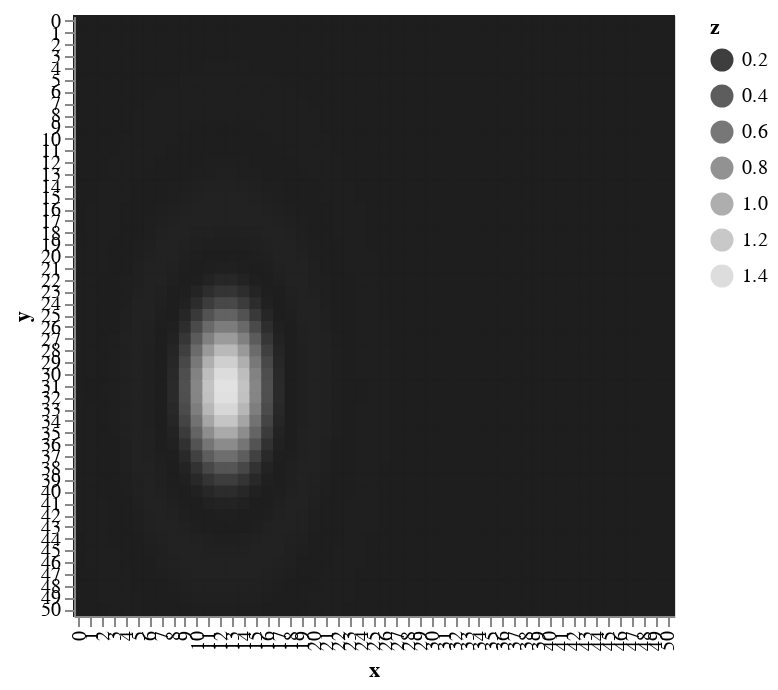
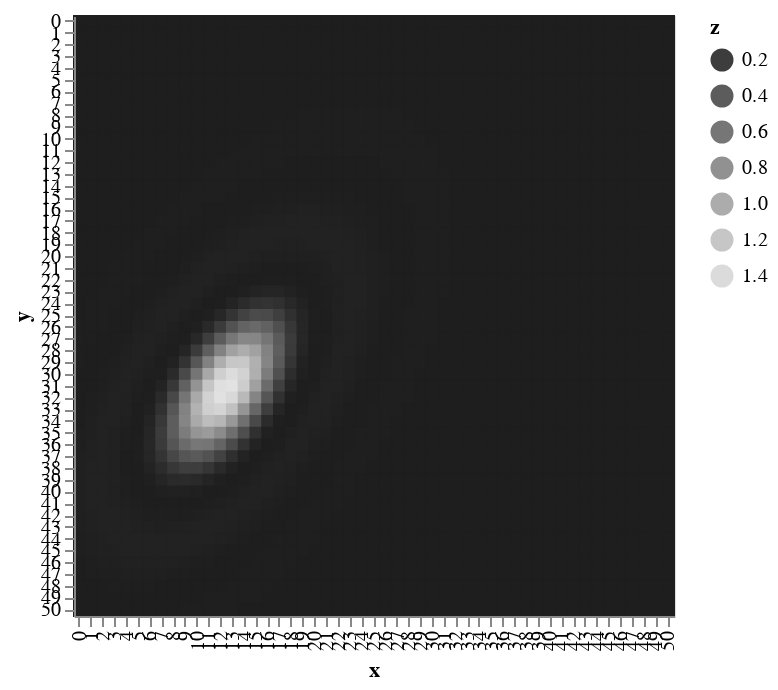
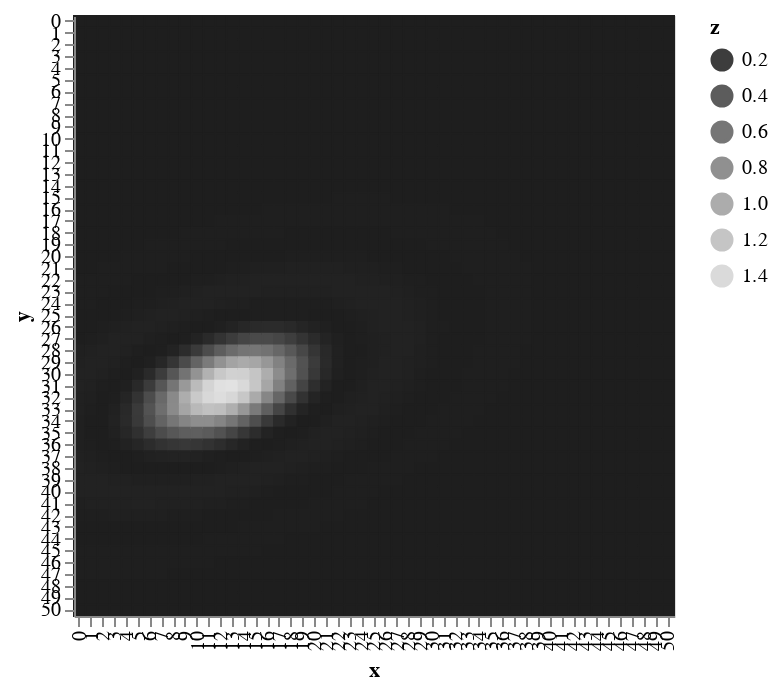
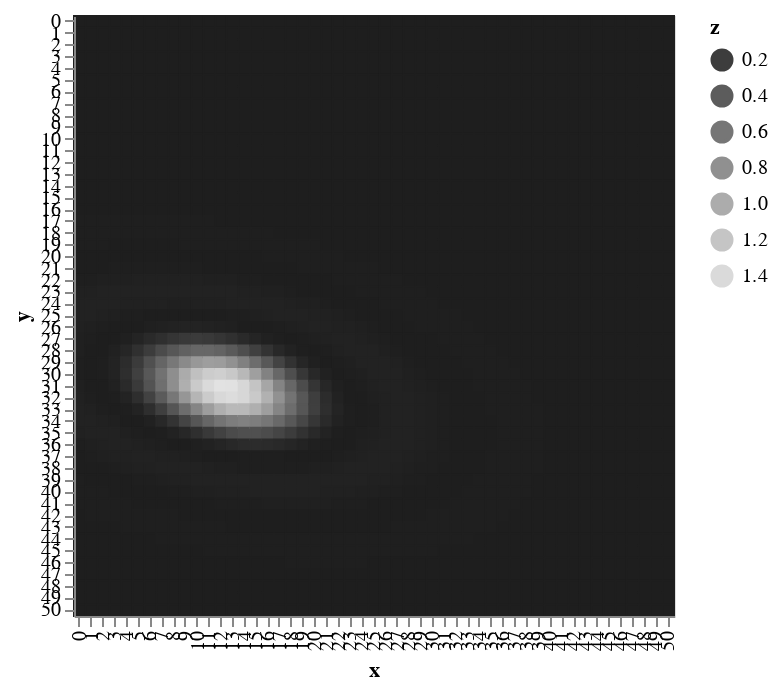

These figures' notebook cell, in order:
### Markdown cell above
Now an example of using the function to create images of an elliptical particle through a range of orientations.

### Code cell
for elip_d in np.arange(0,np.pi,0.6):
    R=particle_bessel_response(51,(-0.5,0.25),p_r= 1.5, intensities=[1.5] ,orders=[1], elip_d=elip_d, ellipticity=2)
    display(show_arr(R,log_scale=False,cmap='greys_r',figsize=(6,6)))

### Figure 1 — Vega-Lite specification as saved in the notebook (floating-point values rounded to 4 significant figures; data arrays with more than 128 entries replaced by an {"elided": "..."} marker saying what was removed)
{"config": {"view": {"continuousWidth": 400, "continuousHeight": 300}}, "data": {"name": "data-b2feb9b9e64a108ebb322fbe8445410e"}, "mark": "rect", "encoding": {"fill": {"type": "quantitative", "field": "z", "scale": {"domain": [7.407e-12, 1.456], "scheme": "greys"}, "sort": "descending"}, "stroke": {"type": "quantitative", "field": "z", "scale": {"domain": [7.407e-12, 1.456], "scheme": "greys"}, "sort": "descending"}, "tooltip": [{"type": "ordinal", "field": "x", "title": "x"}, {"type": "ordinal", "field": "y", "title": "y"}, {"type": "quantitative", "field": "z", "title": "z"}], "x": {"type": "ordinal", "field": "x"}, "y": {"type": "ordinal", "field": "y"}}, "height": 300, "selection": {"selector005": {"type": "interval", "bind": "scales", "encodings": ["x", "y"]}}, "title": "", "width": 300, "$schema": "https://vega.github.io/schema/vega-lite/v4.8.1.json", "datasets": {"data-b2feb9b9e64a108ebb322fbe8445410e": {"elided": "2601 records"}}}

### Figure 2 — Vega-Lite specification as saved in the notebook (floating-point values rounded to 4 significant figures; data arrays with more than 128 entries replaced by an {"elided": "..."} marker saying what was removed)
{"config": {"view": {"continuousWidth": 400, "continuousHeight": 300}}, "data": {"name": "data-34b7bb64da4fc993c0016e83e9e30a0f"}, "mark": "rect", "encoding": {"fill": {"type": "quantitative", "field": "z", "scale": {"domain": [7.636e-10, 1.478], "scheme": "greys"}, "sort": "descending"}, "stroke": {"type": "quantitative", "field": "z", "scale": {"domain": [7.636e-10, 1.478], "scheme": "greys"}, "sort": "descending"}, "tooltip": [{"type": "ordinal", "field": "x", "title": "x"}, {"type": "ordinal", "field": "y", "title": "y"}, {"type": "quantitative", "field": "z", "title": "z"}], "x": {"type": "ordinal", "field": "x"}, "y": {"type": "ordinal", "field": "y"}}, "height": 300, "selection": {"selector006": {"type": "interval", "bind": "scales", "encodings": ["x", "y"]}}, "title": "", "width": 300, "$schema": "https://vega.github.io/schema/vega-lite/v4.8.1.json", "datasets": {"data-34b7bb64da4fc993c0016e83e9e30a0f": {"elided": "2601 records"}}}

### Figure 3 — Vega-Lite specification as saved in the notebook (floating-point values rounded to 4 significant figures; data arrays with more than 128 entries replaced by an {"elided": "..."} marker saying what was removed)
{"config": {"view": {"continuousWidth": 400, "continuousHeight": 300}}, "data": {"name": "data-32159e5124298f0c281484b18c954fc4"}, "mark": "rect", "encoding": {"fill": {"type": "quantitative", "field": "z", "scale": {"domain": [1.747e-09, 1.487], "scheme": "greys"}, "sort": "descending"}, "stroke": {"type": "quantitative", "field": "z", "scale": {"domain": [1.747e-09, 1.487], "scheme": "greys"}, "sort": "descending"}, "tooltip": [{"type": "ordinal", "field": "x", "title": "x"}, {"type": "ordinal", "field": "y", "title": "y"}, {"type": "quantitative", "field": "z", "title": "z"}], "x": {"type": "ordinal", "field": "x"}, "y": {"type": "ordinal", "field": "y"}}, "height": 300, "selection": {"selector007": {"type": "interval", "bind": "scales", "encodings": ["x", "y"]}}, "title": "", "width": 300, "$schema": "https://vega.github.io/schema/vega-lite/v4.8.1.json", "datasets": {"data-32159e5124298f0c281484b18c954fc4": {"elided": "2601 records"}}}

### Figure 4 — Vega-Lite specification as saved in the notebook (floating-point values rounded to 4 significant figures; data arrays with more than 128 entries replaced by an {"elided": "..."} marker saying what was removed)
{"config": {"view": {"continuousWidth": 400, "continuousHeight": 300}}, "data": {"name": "data-705a66f886a99b73b5c9efcec4d21712"}, "mark": "rect", "encoding": {"fill": {"type": "quantitative", "field": "z", "scale": {"domain": [2.277e-09, 1.485], "scheme": "greys"}, "sort": "descending"}, "stroke": {"type": "quantitative", "field": "z", "scale": {"domain": [2.277e-09, 1.485], "scheme": "greys"}, "sort": "descending"}, "tooltip": [{"type": "ordinal", "field": "x", "title": "x"}, {"type": "ordinal", "field": "y", "title": "y"}, {"type": "quantitative", "field": "z", "title": "z"}], "x": {"type": "ordinal", "field": "x"}, "y": {"type": "ordinal", "field": "y"}}, "height": 300, "selection": {"selector008": {"type": "interval", "bind": "scales", "encodings": ["x", "y"]}}, "title": "", "width": 300, "$schema": "https://vega.github.io/schema/vega-lite/v4.8.1.json", "datasets": {"data-705a66f886a99b73b5c9efcec4d21712": {"elided": "2601 records"}}}
